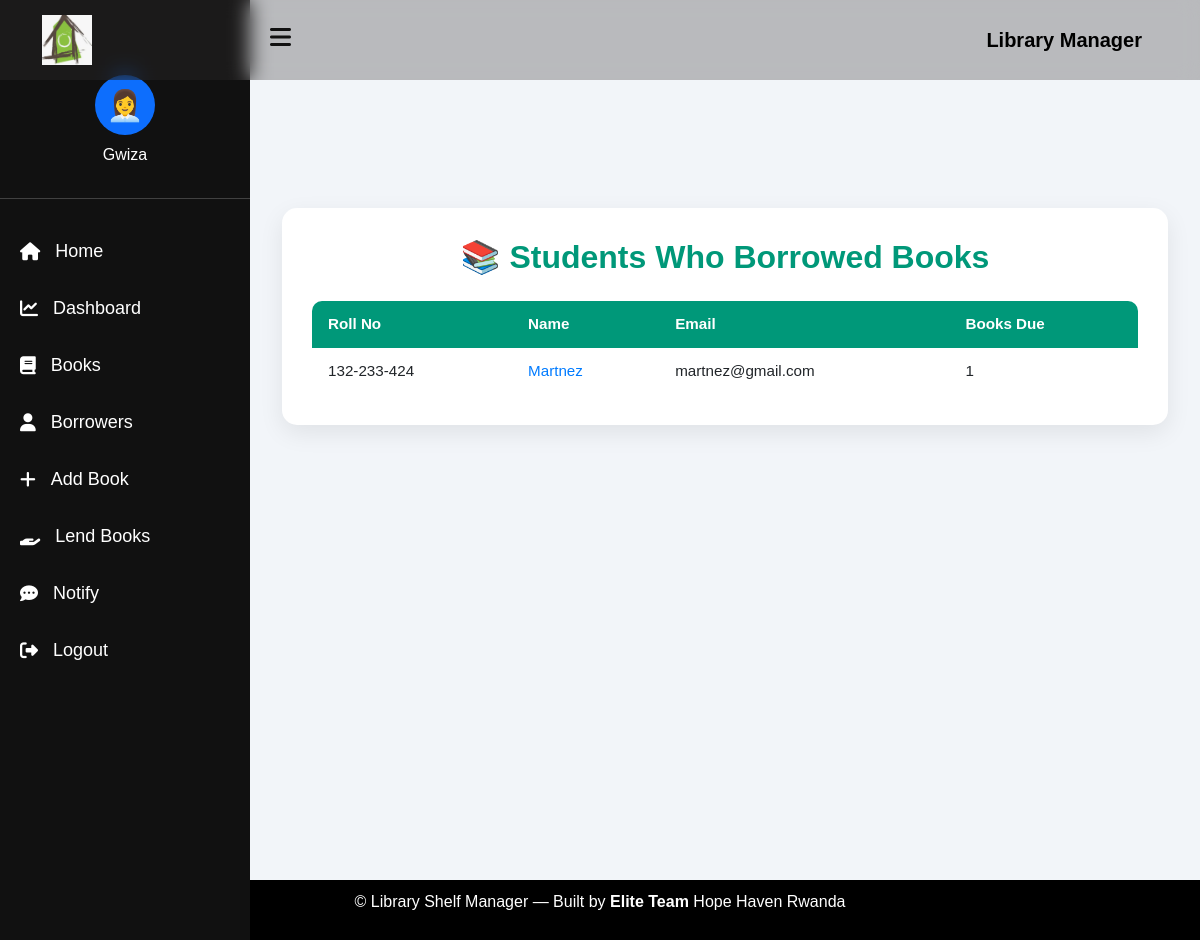
Page /students/ (signed in) on the committed database.
### lib_app/models.py (models this page shows, shortened)
class Student(models.Model):
    roll_no = models.CharField(max_length=10, unique=True)
    name = models.CharField(max_length=10)
    branch = models.CharField(max_length=3)
    contact_no = models.CharField(max_length=10)
    total_books_due = models.IntegerField(default=0)
    email = models.EmailField(unique=True)
    pic = models.ImageField(blank=True, upload_to='profile_image')

### lib_app/views.py (the view)
# urls.py: path('students/', views.student_list_view, name='student_list_view'),
@login_required
def student_list_view(request):
    students = Student.objects.filter(borrower__isnull=False).distinct()
    num_borrowers = students.count()
    return render(request, 'books/student_list.html', {'students': students,'num_borrowers':num_borrowers})

### lib_app/templates/books/student_list.html (shortened to what this page needs)
{% extends 'books/base.html' %}
{% block content %}
<div class="students-container">
    <div class="students-card">
        <h2>📚 Students Who Borrowed Books</h2>
        {% if students %}
        <table>
            <thead>
                <tr>
                    <th>Roll No</th>
                    <th>Name</th>
                    <th>Email</th>
                    <th>Books Due</th>
                </tr>
            </thead>
            <tbody>
                {% for student in students %}
                    {% if student.id %}
                    <tr>
                        <td data-label="Roll No">{{ student.roll_no }}</td>
                        <td data-label="Name">
                            <a href="{% url 'student_detail_view' student.id %}">{{ student.name }}</a>
                        </td>
                        <td data-label="Email">{{ student.email }}</td>
                        <td data-label="Books Due">{{ student.total_books_due }}</td>
                    </tr>
                    {% endif %}
                {% endfor %}
            </tbody>
        </table>
        {% else %}
        <div class="empty-state">
            No students have borrowed books yet.
        </div>
        {% endif %}
    </div>
</div>
{% endblock %}

### lib_app/templates/books/base.html (shortened to what this page needs)
{% load static %}
<!DOCTYPE html>
<html lang="en">
<head>
  <link href="https://cdn.jsdelivr.net/npm/bootstrap@5.3.3/dist/css/bootstrap.min.css" rel="stylesheet">
  <link rel="stylesheet" href="https://cdnjs.cloudflare.com/ajax/libs/font-awesome/6.5.0/css/all.min.css">
</head>
<body>
{% if user.is_authenticated and user.is_superuser %}
  <div class="toggle-btn" id="toggle-btn"><i class="fas fa-bars"></i></div>
{% endif %}
<div class="sidebar" id="sidebar">
  {% if user.is_authenticated %}
    <div class="sidebar-user text-center mb-4" id="user-info-btn">
      <div class="user-circle">{% if user.is_superuser %}👩‍💼{% else %}👨{% endif %}</div>
      <p>{{ user.username }}</p>
    </div>
  {% endif %}
  {% if user.is_authenticated and user.is_superuser %}
    <a href="{% url 'welcome' %}"><i class="fas fa-home"></i> Home</a>
    <a href="{% url 'dash' %}"><i class="fas fa-chart-line"></i> Dashboard</a>
    <a href="{% url 'book_list_view' %}"><i class="fas fa-book"></i> Books</a>
    <a href="{% url 'student_list_view' %}"><i class="fas fa-user"></i> Borrowers</a>
    <a href="{% url 'add_new_book' %}"><i class="fas fa-plus"></i> Add Book</a>
    <a href="{% url 'add_student_and_borrow' %}"><i class="fas fa-hand-holding"></i> Lend Books</a>
    <a href="{% url 'add_notice' %}"><i class="fas fa-comment-dots"></i> Notify</a>
    <a href="{% url 'superuser_logout' %}"><i class="fas fa-sign-out-alt"></i> Logout</a>
  {% else %}
    <a href="{% url 'welcome' %}"><i class="fas fa-home"></i> Home</a>
    <a href="{% url 'book_list_view' %}"><i class="fas fa-book"></i> Online Books</a>
    {% if not user.is_superuser %}
      <a href="{% url 'superuser_login' %}"><i class="fas fa-sign-in-alt"></i> Login</a>
    {% endif %}
  {% endif %}
</div>
<nav class="navbar navbar-expand-lg">
  <div class="container">
    <img src="{% static 'images/logo.png' %}" alt="logo" style="height:50px;width:50px">
    {% if user.is_superuser %}
      <a class="navbar-brand fw-bold" href="{% url 'welcome' %}">Library Manager</a>
    {% else %}
      <a class="navbar-brand fw-bold" href="{% url 'welcome' %}">
        <b style="color:green;">HHR</b> Online Books
      </a>
    {% endif %}
  </div>
</nav>
<div class="main-content" id="main">
  <div class="container mt-5">
    {% block content %}{% endblock %}
  </div>
</div>
<footer>
  <p>&copy; {{ now|date:"Y" }}
    {% if user.is_superuser %}Library Shelf Manager{% else %}HHR Online Books{% endif %}
    — Built by <strong>Elite Team</strong> Hope Haven Rwanda
  </p>
</footer>
</body>
</html>

### lib_app/templates/books/base.html (style rules this page uses)
body { background: #fff; font-family: 'Segoe UI', Tahoma, Geneva, Verdana, sans-serif; overflow-x: hidden; }
nav.navbar { background: rgba(54, 52, 52, 0.3); backdrop-filter: blur(10px); height: 80px; display: flex; justify-content: center; z-index: 1050; }
nav a.navbar-brand { color: #000; font-weight: 500; }
.sidebar { position: fixed; left: 0; top: 0; width: 250px; height: 100%; background: #111; color: #fff; padding-top: 60px; transition: left 0.3s ease; z-index: 1000; }
.sidebar a { display: flex; align-items: center; padding: 15px 20px; color: #fff; text-decoration: none; font-size: 18px; transition: 0.2s; }
.sidebar a i { margin-right: 15px; }
.sidebar-user { padding: 15px 0; border-bottom: 1px solid rgba(255, 255, 255, 0.2); cursor: pointer; }
.user-circle { width: 60px; height: 60px; background: #0d6efd; color: #fff; border-radius: 50%; font-size: 30px; display: flex; align-items: center; justify-content: center; margin: 0 auto; }
.sidebar-user p { font-size: 16px; color: #fff; margin-top: 8px; font-weight: 500; }
.main-content { margin-left: 250px; transition: margin-left 0.3s ease; min-height: 100vh; display: flex; flex-direction: column; padding-top: 20px; }
.toggle-btn { position: fixed; top: 20px; left: 270px; font-size: 24px; cursor: pointer; color: #111; z-index: 1100; }
footer { background: #000; color: #fff; text-align: center; padding: 10px 0; }

### lib_app/templates/books/student_list.html (style rules this page uses)
body { font-family: "Poppins", sans-serif; background: #f2f5f9; margin: 0; padding: 0; }
.students-container { max-width: 1000px; margin: 60px auto; padding: 0 20px; animation: fadeInUp 0.5s ease; }
.students-card { background: #fff; border-radius: 15px; padding: 30px; box-shadow: 0 8px 24px rgba(0, 0, 0, 0.08); transition: box-shadow 0.3s ease-in-out; }
.students-card h2 { text-align: center; color: #009879; font-weight: 600; margin-bottom: 25px; }
table { width: 100%; border-collapse: collapse; overflow: hidden; border-radius: 10px; font-size: 0.95rem; }
thead { background-color: #009879; color: white; }
th, td { padding: 12px 16px; text-align: left; }
td a { text-decoration: none; color: #007bff; font-weight: 500; transition: color 0.2s ease; }

### rows in the picture
Student: roll_no "132-233-424", name "Martnez", email "martnez@gmail.com", total_books_due "1"

### other values in the picture
{{ user.username }} "Gwiza"
